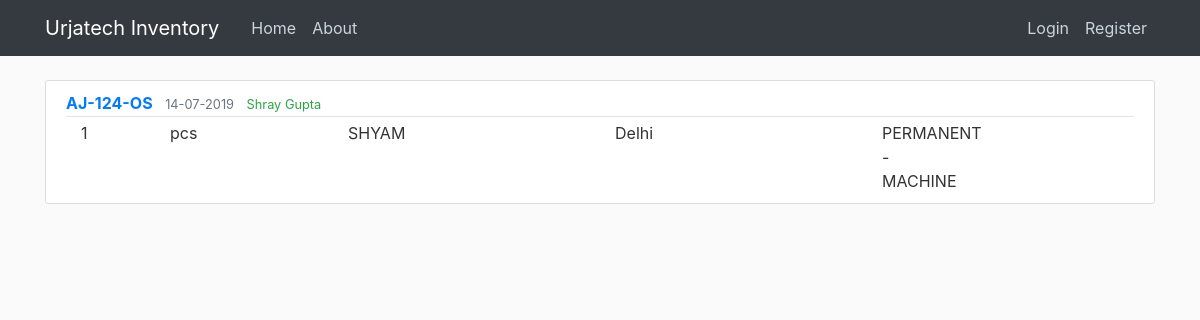
Screenshot of /post/21 with the database file from the repository.
### flaskblog/models.py (models this page shows, shortened)
class Post(db.Model):
    id = db.Column(db.Integer, primary_key=True)
    material_id = db.Column(db.String(50), nullable=False)
    numbers_issued = db.Column(db.Integer)
    unit = db.Column(db.String(10))
    person = db.Column(db.String(20))
    location = db.Column(db.String(50))
    type_issued = db.Column(db.String(20))
    date_posted = db.Column(db.DateTime, nullable=False, default=datetime.now)
    user_id = db.Column(db.Integer, db.ForeignKey('user.id'))

class User(db.Model, UserMixin):
    id = db.Column(db.Integer, primary_key=True)
    name = db.Column(db.String(30), nullable=False)
    username = db.Column(db.String(20), unique=True, nullable=False)
    email = db.Column(db.String(100), unique=True, nullable=False)
    image_file = db.Column(db.String(20), nullable=False, default='56c6632a3ab0abec.jpg')
    password = db.Column(db.String(60), nullable=False)
    posts = db.relationship('Post', backref='author', lazy=True)

### flaskblog/routes.py (the view)
@app.route("/post/<int:post_id>")
def post(post_id):
    post = Post.query.get_or_404(post_id)
    return render_template('post.html', title=post.material_id, post=post)

### flaskblog/templates/post.html (shortened to what this page needs)
{% extends "layout.html" %}
{% block content %}
    <article class="media content-section">
        <div class="media-body">
            <div class="article-metadata">
                <a class="mr-2 text-uppercase font-weight-bold" href="#">{{ post.material_id }}</a>
                <small class="text-muted">{{ post.date_posted.strftime('%d-%m-%Y') }}</small>
                <small class="ml-2 text-success">{{ post.author.name }}</small>
            </div>
            <div class="container mr-1">
              <div class="row">
                <div class="col-1">
                  {{ post.numbers_issued }}
                </div>
                <div class="col-2">
                  {{ post.unit }}
                </div>
                <div class="col-3">
                  {{ post.person }}
                </div>
                <div class="col-3">
                  {{ post.location }}
                </div>
                <div class="col-1">
                  {{ post.type_issued }}
                </div>
              </div>
        </div>
    </article>
{% endblock content %}

### flaskblog/static/main.css (style rules this page uses)
body { background: #fafafa; color: #333333; margin-top: 5rem; }
.content-section { background: #ffffff; padding: 10px 20px; border: 1px solid #dddddd; border-radius: 3px; margin-bottom: 20px; }
.article-metadata { padding-bottom: 1px; margin-bottom: 4px; border-bottom: 1px solid #e3e3e3 }

### rows the page displays
Post: material_id "AJ-124-OS", date_posted "14-07-2019", numbers_issued "1", unit "pcs", person "SHYAM", location "Delhi", type_issued "PERMANENT - MACHINE"
User: author.name "Shray Gupta"
